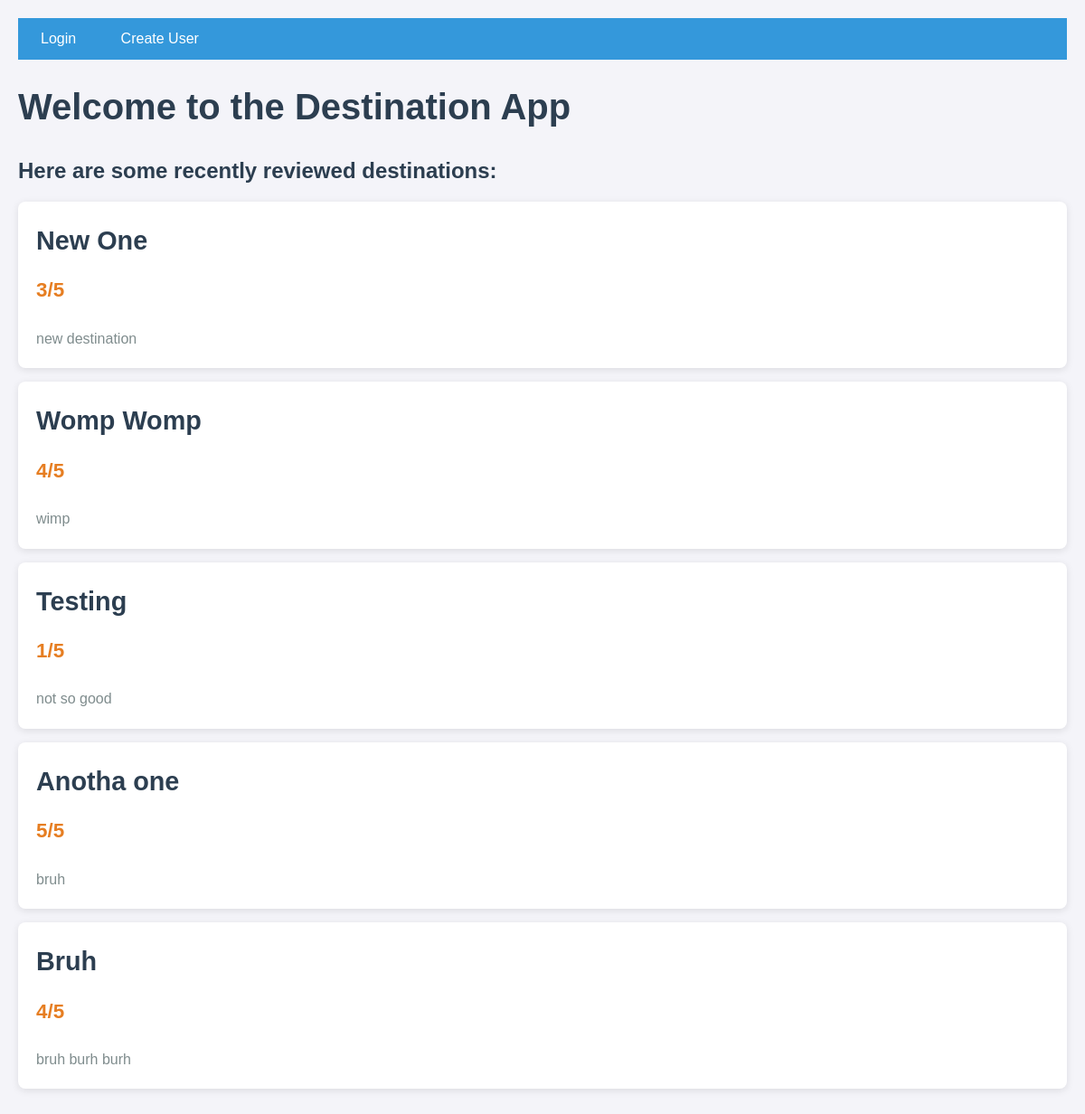
The app's page /, older data.
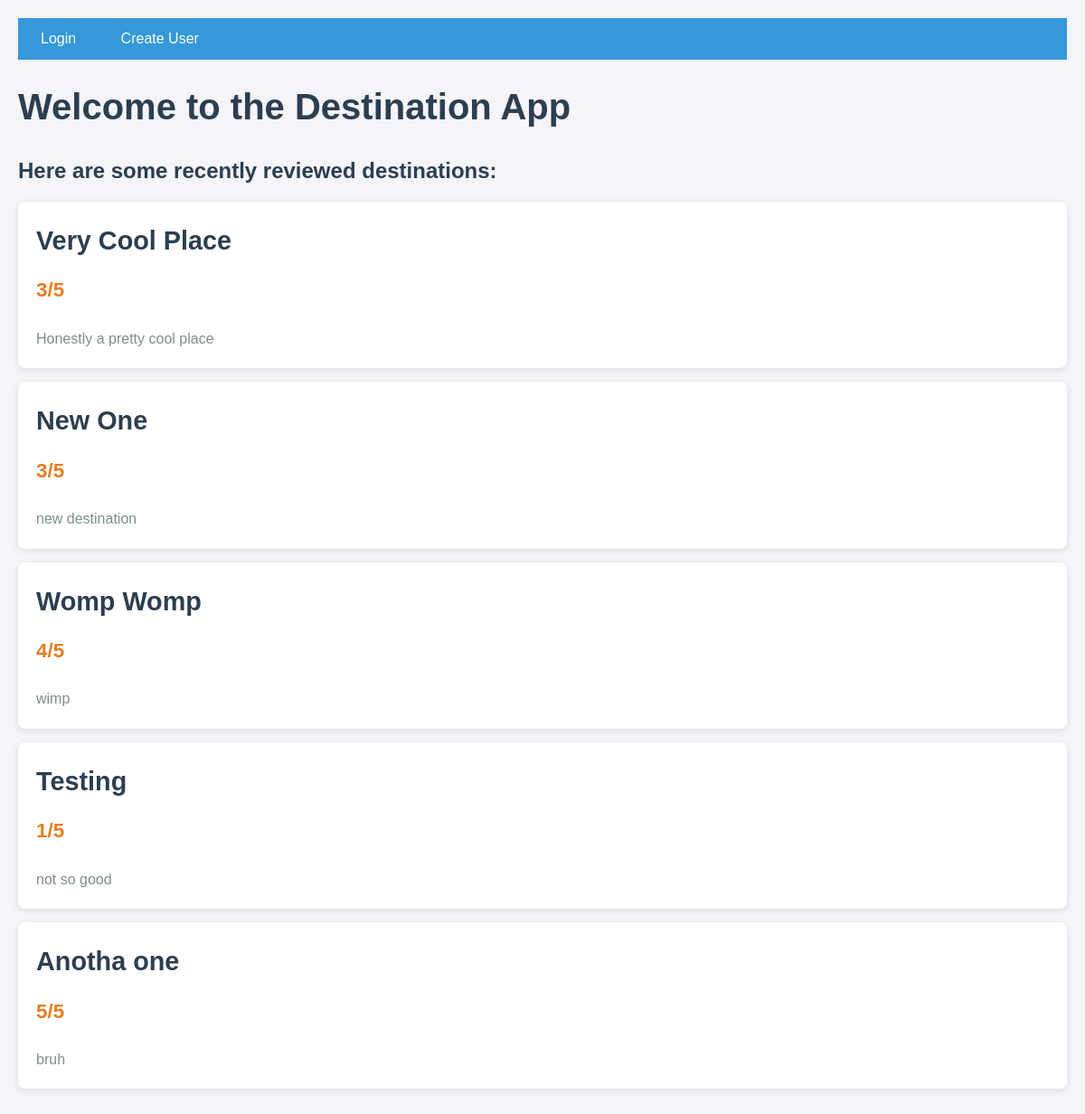
The same page, newer data.
### core/models.py (models this page shows)
class Destination(models.Model):
    id = models.BigAutoField(primary_key=True)
    name = models.TextField()
    review = models.TextField()
    rating = models.IntegerField(choices=[(1, '1'), (2, '2'), (3, '3'), (4, '4'), (5, '5')])
    user = models.ForeignKey(User, on_delete=models.CASCADE)
    share_publicly = models.BooleanField(default=False)

### core/views.py (the view)
# urls.py: path("", views.index, name="index"),
def index(request: HttpRequest):
    is_logged_in = "session_token" in request.COOKIES and Session.objects.filter(token=request.COOKIES["session_token"]).exists()
    destinations = Destination.objects.filter(share_publicly=True).order_by('-id')[:5]
    return render(request, "core/index.html", {"destinations": destinations, "is_logged_in": is_logged_in})

### core/templates/core/index.html (shortened to what this page needs)
{% load static %}
<!DOCTYPE html>
<html lang="en">
<head>
    <link rel="stylesheet" href="{% static 'core/styles.css' %}">
</head>
<body>
<nav>
    {% if not is_logged_in %}
        <a href="/sessions/new/">Login</a>
        <a href="/users/new/">Create User</a>
    {% else %}
        <a href="/destinations/">Destinations</a>
        <a href="/sessions/destroy/">Logout</a>
    {% endif %}
</nav>
<h1>Welcome to the Destination App</h1>
<h2>Here are some recently reviewed destinations:</h2>
    {% for destination in destinations %}
        <div class="dest-card">
            <h1>{{ destination.name }}</h1>
            <h2>{{ destination.rating }}/5</h2>
            <p>{{ destination.review }}</p>
        </div>
    {% endfor %}
</body>
</html>

Row changes from the older to the newer data that the page shows:
no longer on this page (row unchanged): Destination: name "Bruh", rating "4", review "bruh burh burh"
added Destination: name "Very Cool Place", rating "3", review "Honestly a pretty cool place"
